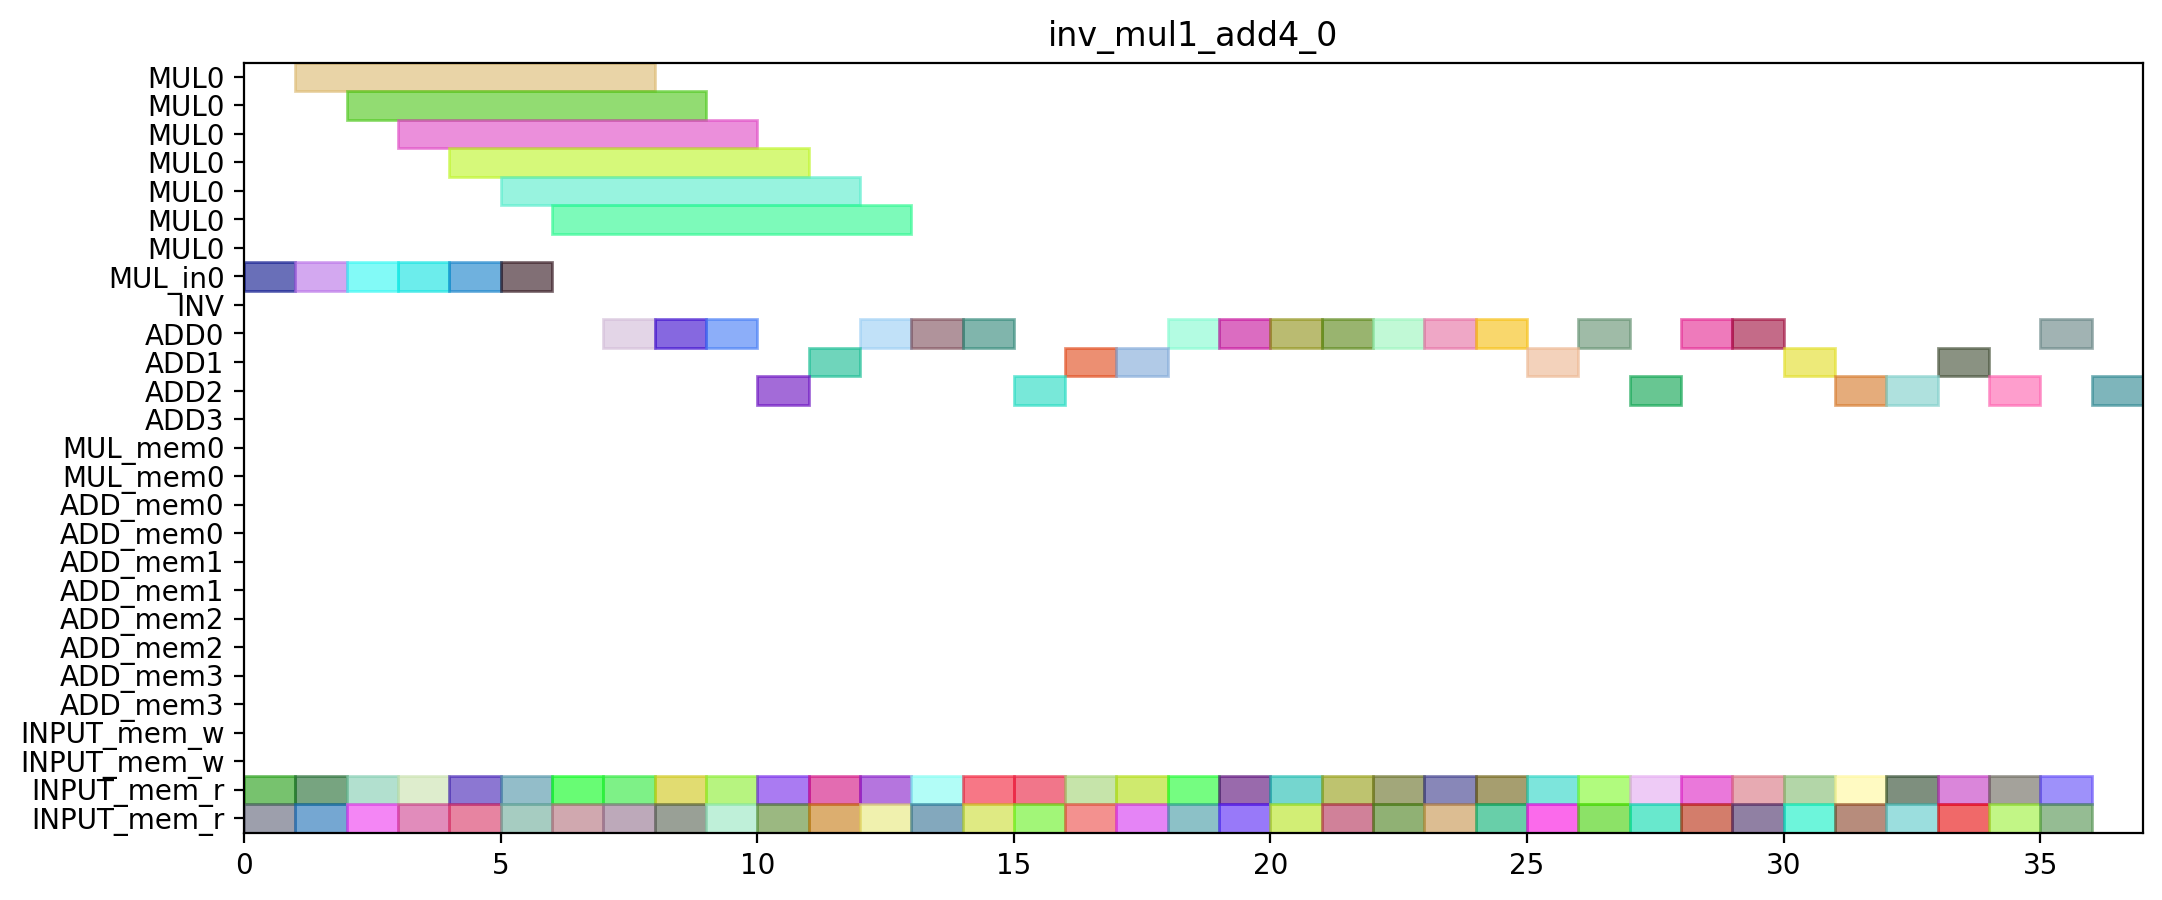

Python code for this plot:
from pyschedule import Scenario, solvers, plotters, alt

def solve_inv_mul1_add4_0(ConstStep, ExpStep):
	horizon = 92
	S=Scenario("inv_mul1_add4_0",horizon = horizon)

	# resource
	MUL = S.Resources('MUL', num=1, size=7)
	MUL_in = S.Resources('MUL_in', num=1)
	INV = S.Resource('INV')
	ADD = S.Resources('ADD', num=4, periods=range(1, horizon))
	MUL_mem = S.Resources('MUL_mem', num=1, size=2)
	ADD_mem = S.Resources('ADD_mem', num=4, size=2)
	INPUT_mem_w = S.Resource('INPUT_mem_w', size=2)
	INPUT_mem_r = S.Resource('INPUT_mem_r', size=2)

	# result of previous scheduling

	# new tasks
	T0T0 = S.Task('T0T0', length=1, delay_cost=1)
	T0T0 += alt(ADD)

	T0T0_mem0 = S.Task('T0T0_mem0', length=1, delay_cost=1)
	T0T0_mem0 += INPUT_mem_r
	S += T0T0_mem0<=T0T0

	T0T0_mem1 = S.Task('T0T0_mem1', length=1, delay_cost=1)
	T0T0_mem1 += INPUT_mem_r
	S += T0T0_mem1<=T0T0

	T0T1 = S.Task('T0T1', length=1, delay_cost=1)
	T0T1 += alt(ADD)

	T0T1_mem0 = S.Task('T0T1_mem0', length=1, delay_cost=1)
	T0T1_mem0 += INPUT_mem_r
	S += T0T1_mem0<=T0T1

	T0T1_mem1 = S.Task('T0T1_mem1', length=1, delay_cost=1)
	T0T1_mem1 += INPUT_mem_r
	S += T0T1_mem1<=T0T1

	T0T2_in = S.Task('T0T2_in', length=1, delay_cost=1)
	T0T2_in += alt(MUL_in)
	T0T2 = S.Task('T0T2', length=7, delay_cost=1)
	T0T2 += alt(MUL)
	S+=T0T2>=T0T2_in

	T0T2_mem0 = S.Task('T0T2_mem0', length=1, delay_cost=1)
	T0T2_mem0 += INPUT_mem_r
	S += T0T2_mem0<=T0T2

	T0T2_mem1 = S.Task('T0T2_mem1', length=1, delay_cost=1)
	T0T2_mem1 += INPUT_mem_r
	S += T0T2_mem1<=T0T2

	T1T0 = S.Task('T1T0', length=1, delay_cost=1)
	T1T0 += alt(ADD)

	T1T0_mem0 = S.Task('T1T0_mem0', length=1, delay_cost=1)
	T1T0_mem0 += INPUT_mem_r
	S += T1T0_mem0<=T1T0

	T1T0_mem1 = S.Task('T1T0_mem1', length=1, delay_cost=1)
	T1T0_mem1 += INPUT_mem_r
	S += T1T0_mem1<=T1T0

	T1T1 = S.Task('T1T1', length=1, delay_cost=1)
	T1T1 += alt(ADD)

	T1T1_mem0 = S.Task('T1T1_mem0', length=1, delay_cost=1)
	T1T1_mem0 += INPUT_mem_r
	S += T1T1_mem0<=T1T1

	T1T1_mem1 = S.Task('T1T1_mem1', length=1, delay_cost=1)
	T1T1_mem1 += INPUT_mem_r
	S += T1T1_mem1<=T1T1

	T1T2_in = S.Task('T1T2_in', length=1, delay_cost=1)
	T1T2_in += alt(MUL_in)
	T1T2 = S.Task('T1T2', length=7, delay_cost=1)
	T1T2 += alt(MUL)
	S+=T1T2>=T1T2_in

	T1T2_mem0 = S.Task('T1T2_mem0', length=1, delay_cost=1)
	T1T2_mem0 += INPUT_mem_r
	S += T1T2_mem0<=T1T2

	T1T2_mem1 = S.Task('T1T2_mem1', length=1, delay_cost=1)
	T1T2_mem1 += INPUT_mem_r
	S += T1T2_mem1<=T1T2

	T2T0 = S.Task('T2T0', length=1, delay_cost=1)
	T2T0 += alt(ADD)

	T2T0_mem0 = S.Task('T2T0_mem0', length=1, delay_cost=1)
	T2T0_mem0 += INPUT_mem_r
	S += T2T0_mem0<=T2T0

	T2T0_mem1 = S.Task('T2T0_mem1', length=1, delay_cost=1)
	T2T0_mem1 += INPUT_mem_r
	S += T2T0_mem1<=T2T0

	T2T1 = S.Task('T2T1', length=1, delay_cost=1)
	T2T1 += alt(ADD)

	T2T1_mem0 = S.Task('T2T1_mem0', length=1, delay_cost=1)
	T2T1_mem0 += INPUT_mem_r
	S += T2T1_mem0<=T2T1

	T2T1_mem1 = S.Task('T2T1_mem1', length=1, delay_cost=1)
	T2T1_mem1 += INPUT_mem_r
	S += T2T1_mem1<=T2T1

	T2T2_in = S.Task('T2T2_in', length=1, delay_cost=1)
	T2T2_in += alt(MUL_in)
	T2T2 = S.Task('T2T2', length=7, delay_cost=1)
	T2T2 += alt(MUL)
	S+=T2T2>=T2T2_in

	T2T2_mem0 = S.Task('T2T2_mem0', length=1, delay_cost=1)
	T2T2_mem0 += INPUT_mem_r
	S += T2T2_mem0<=T2T2

	T2T2_mem1 = S.Task('T2T2_mem1', length=1, delay_cost=1)
	T2T2_mem1 += INPUT_mem_r
	S += T2T2_mem1<=T2T2

	NEW_A000 = S.Task('NEW_A000', length=1, delay_cost=1)
	NEW_A000 += alt(ADD)

	NEW_A000_mem0 = S.Task('NEW_A000_mem0', length=1, delay_cost=1)
	NEW_A000_mem0 += INPUT_mem_r
	S += NEW_A000_mem0<=NEW_A000

	NEW_A000_mem1 = S.Task('NEW_A000_mem1', length=1, delay_cost=1)
	NEW_A000_mem1 += INPUT_mem_r
	S += NEW_A000_mem1<=NEW_A000

	NEW_A001 = S.Task('NEW_A001', length=1, delay_cost=1)
	NEW_A001 += alt(ADD)

	NEW_A001_mem0 = S.Task('NEW_A001_mem0', length=1, delay_cost=1)
	NEW_A001_mem0 += INPUT_mem_r
	S += NEW_A001_mem0<=NEW_A001

	NEW_A001_mem1 = S.Task('NEW_A001_mem1', length=1, delay_cost=1)
	NEW_A001_mem1 += INPUT_mem_r
	S += NEW_A001_mem1<=NEW_A001

	NEW_A010 = S.Task('NEW_A010', length=1, delay_cost=1)
	NEW_A010 += alt(ADD)

	NEW_A010_mem0 = S.Task('NEW_A010_mem0', length=1, delay_cost=1)
	NEW_A010_mem0 += INPUT_mem_r
	S += NEW_A010_mem0<=NEW_A010

	NEW_A010_mem1 = S.Task('NEW_A010_mem1', length=1, delay_cost=1)
	NEW_A010_mem1 += INPUT_mem_r
	S += NEW_A010_mem1<=NEW_A010

	NEW_A011 = S.Task('NEW_A011', length=1, delay_cost=1)
	NEW_A011 += alt(ADD)

	NEW_A011_mem0 = S.Task('NEW_A011_mem0', length=1, delay_cost=1)
	NEW_A011_mem0 += INPUT_mem_r
	S += NEW_A011_mem0<=NEW_A011

	NEW_A011_mem1 = S.Task('NEW_A011_mem1', length=1, delay_cost=1)
	NEW_A011_mem1 += INPUT_mem_r
	S += NEW_A011_mem1<=NEW_A011

	NEW_A020 = S.Task('NEW_A020', length=1, delay_cost=1)
	NEW_A020 += alt(ADD)

	NEW_A020_mem0 = S.Task('NEW_A020_mem0', length=1, delay_cost=1)
	NEW_A020_mem0 += INPUT_mem_r
	S += NEW_A020_mem0<=NEW_A020

	NEW_A020_mem1 = S.Task('NEW_A020_mem1', length=1, delay_cost=1)
	NEW_A020_mem1 += INPUT_mem_r
	S += NEW_A020_mem1<=NEW_A020

	NEW_A021 = S.Task('NEW_A021', length=1, delay_cost=1)
	NEW_A021 += alt(ADD)

	NEW_A021_mem0 = S.Task('NEW_A021_mem0', length=1, delay_cost=1)
	NEW_A021_mem0 += INPUT_mem_r
	S += NEW_A021_mem0<=NEW_A021

	NEW_A021_mem1 = S.Task('NEW_A021_mem1', length=1, delay_cost=1)
	NEW_A021_mem1 += INPUT_mem_r
	S += NEW_A021_mem1<=NEW_A021

	T0_T0 = S.Task('T0_T0', length=1, delay_cost=1)
	T0_T0 += alt(ADD)

	T0_T0_mem0 = S.Task('T0_T0_mem0', length=1, delay_cost=1)
	T0_T0_mem0 += INPUT_mem_r
	S += T0_T0_mem0<=T0_T0

	T0_T0_mem1 = S.Task('T0_T0_mem1', length=1, delay_cost=1)
	T0_T0_mem1 += INPUT_mem_r
	S += T0_T0_mem1<=T0_T0

	T0_T1 = S.Task('T0_T1', length=1, delay_cost=1)
	T0_T1 += alt(ADD)

	T0_T1_mem0 = S.Task('T0_T1_mem0', length=1, delay_cost=1)
	T0_T1_mem0 += INPUT_mem_r
	S += T0_T1_mem0<=T0_T1

	T0_T1_mem1 = S.Task('T0_T1_mem1', length=1, delay_cost=1)
	T0_T1_mem1 += INPUT_mem_r
	S += T0_T1_mem1<=T0_T1

	T0_T2_in = S.Task('T0_T2_in', length=1, delay_cost=1)
	T0_T2_in += alt(MUL_in)
	T0_T2 = S.Task('T0_T2', length=7, delay_cost=1)
	T0_T2 += alt(MUL)
	S+=T0_T2>=T0_T2_in

	T0_T2_mem0 = S.Task('T0_T2_mem0', length=1, delay_cost=1)
	T0_T2_mem0 += INPUT_mem_r
	S += T0_T2_mem0<=T0_T2

	T0_T2_mem1 = S.Task('T0_T2_mem1', length=1, delay_cost=1)
	T0_T2_mem1 += INPUT_mem_r
	S += T0_T2_mem1<=T0_T2

	T1_T0 = S.Task('T1_T0', length=1, delay_cost=1)
	T1_T0 += alt(ADD)

	T1_T0_mem0 = S.Task('T1_T0_mem0', length=1, delay_cost=1)
	T1_T0_mem0 += INPUT_mem_r
	S += T1_T0_mem0<=T1_T0

	T1_T0_mem1 = S.Task('T1_T0_mem1', length=1, delay_cost=1)
	T1_T0_mem1 += INPUT_mem_r
	S += T1_T0_mem1<=T1_T0

	T1_T1 = S.Task('T1_T1', length=1, delay_cost=1)
	T1_T1 += alt(ADD)

	T1_T1_mem0 = S.Task('T1_T1_mem0', length=1, delay_cost=1)
	T1_T1_mem0 += INPUT_mem_r
	S += T1_T1_mem0<=T1_T1

	T1_T1_mem1 = S.Task('T1_T1_mem1', length=1, delay_cost=1)
	T1_T1_mem1 += INPUT_mem_r
	S += T1_T1_mem1<=T1_T1

	T1_T2_in = S.Task('T1_T2_in', length=1, delay_cost=1)
	T1_T2_in += alt(MUL_in)
	T1_T2 = S.Task('T1_T2', length=7, delay_cost=1)
	T1_T2 += alt(MUL)
	S+=T1_T2>=T1_T2_in

	T1_T2_mem0 = S.Task('T1_T2_mem0', length=1, delay_cost=1)
	T1_T2_mem0 += INPUT_mem_r
	S += T1_T2_mem0<=T1_T2

	T1_T2_mem1 = S.Task('T1_T2_mem1', length=1, delay_cost=1)
	T1_T2_mem1 += INPUT_mem_r
	S += T1_T2_mem1<=T1_T2

	T2_1T0 = S.Task('T2_1T0', length=1, delay_cost=1)
	T2_1T0 += alt(ADD)

	T2_1T0_mem0 = S.Task('T2_1T0_mem0', length=1, delay_cost=1)
	T2_1T0_mem0 += INPUT_mem_r
	S += T2_1T0_mem0<=T2_1T0

	T2_1T0_mem1 = S.Task('T2_1T0_mem1', length=1, delay_cost=1)
	T2_1T0_mem1 += INPUT_mem_r
	S += T2_1T0_mem1<=T2_1T0

	T2_1T1 = S.Task('T2_1T1', length=1, delay_cost=1)
	T2_1T1 += alt(ADD)

	T2_1T1_mem0 = S.Task('T2_1T1_mem0', length=1, delay_cost=1)
	T2_1T1_mem0 += INPUT_mem_r
	S += T2_1T1_mem0<=T2_1T1

	T2_1T1_mem1 = S.Task('T2_1T1_mem1', length=1, delay_cost=1)
	T2_1T1_mem1 += INPUT_mem_r
	S += T2_1T1_mem1<=T2_1T1

	T2_1T2_in = S.Task('T2_1T2_in', length=1, delay_cost=1)
	T2_1T2_in += alt(MUL_in)
	T2_1T2 = S.Task('T2_1T2', length=7, delay_cost=1)
	T2_1T2 += alt(MUL)
	S+=T2_1T2>=T2_1T2_in

	T2_1T2_mem0 = S.Task('T2_1T2_mem0', length=1, delay_cost=1)
	T2_1T2_mem0 += INPUT_mem_r
	S += T2_1T2_mem0<=T2_1T2

	T2_1T2_mem1 = S.Task('T2_1T2_mem1', length=1, delay_cost=1)
	T2_1T2_mem1 += INPUT_mem_r
	S += T2_1T2_mem1<=T2_1T2

	NEW_A100 = S.Task('NEW_A100', length=1, delay_cost=1)
	NEW_A100 += alt(ADD)

	NEW_A100_mem0 = S.Task('NEW_A100_mem0', length=1, delay_cost=1)
	NEW_A100_mem0 += INPUT_mem_r
	S += NEW_A100_mem0<=NEW_A100

	NEW_A100_mem1 = S.Task('NEW_A100_mem1', length=1, delay_cost=1)
	NEW_A100_mem1 += INPUT_mem_r
	S += NEW_A100_mem1<=NEW_A100

	NEW_A101 = S.Task('NEW_A101', length=1, delay_cost=1)
	NEW_A101 += alt(ADD)

	NEW_A101_mem0 = S.Task('NEW_A101_mem0', length=1, delay_cost=1)
	NEW_A101_mem0 += INPUT_mem_r
	S += NEW_A101_mem0<=NEW_A101

	NEW_A101_mem1 = S.Task('NEW_A101_mem1', length=1, delay_cost=1)
	NEW_A101_mem1 += INPUT_mem_r
	S += NEW_A101_mem1<=NEW_A101

	NEW_A110 = S.Task('NEW_A110', length=1, delay_cost=1)
	NEW_A110 += alt(ADD)

	NEW_A110_mem0 = S.Task('NEW_A110_mem0', length=1, delay_cost=1)
	NEW_A110_mem0 += INPUT_mem_r
	S += NEW_A110_mem0<=NEW_A110

	NEW_A110_mem1 = S.Task('NEW_A110_mem1', length=1, delay_cost=1)
	NEW_A110_mem1 += INPUT_mem_r
	S += NEW_A110_mem1<=NEW_A110

	NEW_A111 = S.Task('NEW_A111', length=1, delay_cost=1)
	NEW_A111 += alt(ADD)

	NEW_A111_mem0 = S.Task('NEW_A111_mem0', length=1, delay_cost=1)
	NEW_A111_mem0 += INPUT_mem_r
	S += NEW_A111_mem0<=NEW_A111

	NEW_A111_mem1 = S.Task('NEW_A111_mem1', length=1, delay_cost=1)
	NEW_A111_mem1 += INPUT_mem_r
	S += NEW_A111_mem1<=NEW_A111

	NEW_A120 = S.Task('NEW_A120', length=1, delay_cost=1)
	NEW_A120 += alt(ADD)

	NEW_A120_mem0 = S.Task('NEW_A120_mem0', length=1, delay_cost=1)
	NEW_A120_mem0 += INPUT_mem_r
	S += NEW_A120_mem0<=NEW_A120

	NEW_A120_mem1 = S.Task('NEW_A120_mem1', length=1, delay_cost=1)
	NEW_A120_mem1 += INPUT_mem_r
	S += NEW_A120_mem1<=NEW_A120

	NEW_A121 = S.Task('NEW_A121', length=1, delay_cost=1)
	NEW_A121 += alt(ADD)

	NEW_A121_mem0 = S.Task('NEW_A121_mem0', length=1, delay_cost=1)
	NEW_A121_mem0 += INPUT_mem_r
	S += NEW_A121_mem0<=NEW_A121

	NEW_A121_mem1 = S.Task('NEW_A121_mem1', length=1, delay_cost=1)
	NEW_A121_mem1 += INPUT_mem_r
	S += NEW_A121_mem1<=NEW_A121

	T0_3T2 = S.Task('T0_3T2', length=1, delay_cost=1)
	T0_3T2 += alt(ADD)

	T0_3T2_mem0 = S.Task('T0_3T2_mem0', length=1, delay_cost=1)
	T0_3T2_mem0 += INPUT_mem_r
	S += T0_3T2_mem0<=T0_3T2

	T0_3T2_mem1 = S.Task('T0_3T2_mem1', length=1, delay_cost=1)
	T0_3T2_mem1 += INPUT_mem_r
	S += T0_3T2_mem1<=T0_3T2

	T1_3T2 = S.Task('T1_3T2', length=1, delay_cost=1)
	T1_3T2 += alt(ADD)

	T1_3T2_mem0 = S.Task('T1_3T2_mem0', length=1, delay_cost=1)
	T1_3T2_mem0 += INPUT_mem_r
	S += T1_3T2_mem0<=T1_3T2

	T1_3T2_mem1 = S.Task('T1_3T2_mem1', length=1, delay_cost=1)
	T1_3T2_mem1 += INPUT_mem_r
	S += T1_3T2_mem1<=T1_3T2

	T2_6T2 = S.Task('T2_6T2', length=1, delay_cost=1)
	T2_6T2 += alt(ADD)

	T2_6T2_mem0 = S.Task('T2_6T2_mem0', length=1, delay_cost=1)
	T2_6T2_mem0 += INPUT_mem_r
	S += T2_6T2_mem0<=T2_6T2

	T2_6T2_mem1 = S.Task('T2_6T2_mem1', length=1, delay_cost=1)
	T2_6T2_mem1 += INPUT_mem_r
	S += T2_6T2_mem1<=T2_6T2

	T0_4T2 = S.Task('T0_4T2', length=1, delay_cost=1)
	T0_4T2 += alt(ADD)

	T0_4T2_mem0 = S.Task('T0_4T2_mem0', length=1, delay_cost=1)
	T0_4T2_mem0 += INPUT_mem_r
	S += T0_4T2_mem0<=T0_4T2

	T0_4T2_mem1 = S.Task('T0_4T2_mem1', length=1, delay_cost=1)
	T0_4T2_mem1 += INPUT_mem_r
	S += T0_4T2_mem1<=T0_4T2

	T1_4T2 = S.Task('T1_4T2', length=1, delay_cost=1)
	T1_4T2 += alt(ADD)

	T1_4T2_mem0 = S.Task('T1_4T2_mem0', length=1, delay_cost=1)
	T1_4T2_mem0 += INPUT_mem_r
	S += T1_4T2_mem0<=T1_4T2

	T1_4T2_mem1 = S.Task('T1_4T2_mem1', length=1, delay_cost=1)
	T1_4T2_mem1 += INPUT_mem_r
	S += T1_4T2_mem1<=T1_4T2

	T2_8T2 = S.Task('T2_8T2', length=1, delay_cost=1)
	T2_8T2 += alt(ADD)

	T2_8T2_mem0 = S.Task('T2_8T2_mem0', length=1, delay_cost=1)
	T2_8T2_mem0 += INPUT_mem_r
	S += T2_8T2_mem0<=T2_8T2

	T2_8T2_mem1 = S.Task('T2_8T2_mem1', length=1, delay_cost=1)
	T2_8T2_mem1 += INPUT_mem_r
	S += T2_8T2_mem1<=T2_8T2

	solvers.mip.solve(S,msg=1,kind='CPLEX', time_limit=3600)

	solution = [['hoge']*len(S.solution()[1]) for i in range(len(S.solution()))]
	for i in range(len(S.solution())):
		for j in range(len(S.solution()[i])):
			solution[i][j]=str(S.solution()[i][j])
	print(solution)

	cycles = int(solution[-1][3])

	pic_file_name = "inv_mul1_add4/inv_mul1_add4_0.png"
	if(S.solution() != []):
		plotters.matplotlib.plot(S,img_filename=pic_file_name, vertical_text=True, fig_size=(cycles*0.25+3, 5), show_task_labels=False)

	return solution

if __name__ == "__main__":
	solution = solve_inv_mul1_add4_0(0, 0)
